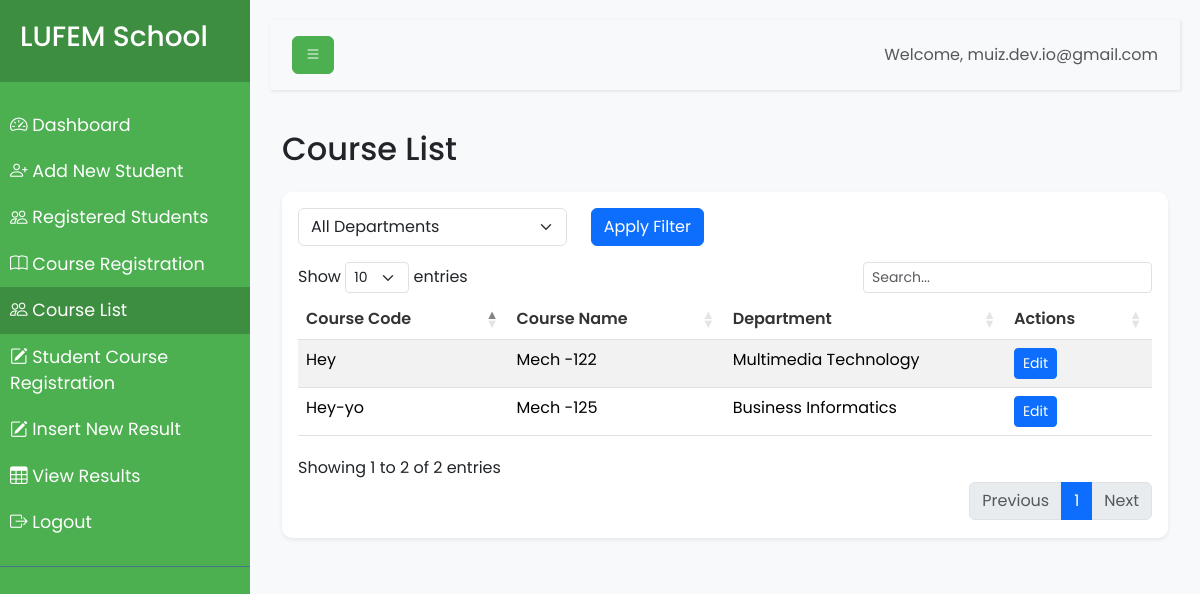
The app's page /dashboard/course_list.php (signed in) with its own data.
### tables this page shows
CREATE TABLE `Courses` (
  `course_id` int(11) NOT NULL,
  `course_code` varchar(20) NOT NULL,
  `course_name` varchar(100) NOT NULL,
  `department_id` int(11) NOT NULL
);

CREATE TABLE `Departments` (
  `department_id` int(11) NOT NULL,
  `department_name` varchar(100) NOT NULL
);

### dashboard/course_list.php (the view, shortened to what this page needs)
<?php
require_once '../db.php';
$query = "SELECT c.course_id, c.course_code, c.course_name, d.department_name
          FROM Courses c
          JOIN Departments d ON c.department_id = d.department_id";
$query .= " ORDER BY c.course_code";
$stmt = $conn->prepare($query);
$stmt->execute();
$result = $stmt->get_result();
$courses = $result->fetch_all(MYSQLI_ASSOC);
?>
<!DOCTYPE html>
<html lang="en">
<head>
    <link href="https://cdn.jsdelivr.net/npm/bootstrap@5.3.3/dist/css/bootstrap.min.css" rel="stylesheet">
    <link href="https://cdn.jsdelivr.net/npm/bootstrap-icons@1.7.2/font/bootstrap-icons.css" rel="stylesheet">
    <link href="https://cdn.datatables.net/1.11.5/css/dataTables.bootstrap5.min.css" rel="stylesheet">
    <link rel="stylesheet" href="../css/dashboard.css">
</head>
<body>
    <div class="wrapper">
        <?php include 'sidebar.php'; ?>
        <div id="content">
            <?php include 'navbar.php'; ?>
            <div class="container-fluid mt-4">
                <h2 class="mb-4">Course List</h2>
                <div class="card shadow-sm">
                    <div class="card-body">
                        <form id="filterForm" class="row mb-3">
                            <div class="col-md-4">
                                <select name="department" id="filterDepartment" class="form-select">
                                    <option value="">All Departments</option>
                                </select>
                            </div>
                            <div class="col-md-2">
                                <button type="submit" class="btn btn-primary">Apply Filter</button>
                            </div>
                        </form>
                        <div class="table-responsive">
                            <table id="coursesTable" class="table table-striped table-hover">
                                <thead>
                                    <tr>
                                        <th>Course Code</th>
                                        <th>Course Name</th>
                                        <th>Department</th>
                                        <th>Actions</th>
                                    </tr>
                                </thead>
                                <tbody>
                                    <?php foreach ($courses as $course): ?>
                                    <tr>
                                        <td><?php echo htmlspecialchars($course['course_code']); ?></td>
                                        <td><?php echo htmlspecialchars($course['course_name']); ?></td>
                                        <td><?php echo htmlspecialchars($course['department_name']); ?></td>
                                        <td>
                                            <button class="btn btn-sm btn-primary edit-course" data-id="<?php echo $course['course_id']; ?>">Edit</button>
                                        </td>
                                    </tr>
                                    <?php endforeach; ?>
                                </tbody>
                            </table>
                        </div>
                    </div>
                </div>
            </div>
        </div>
    </div>
</body>
</html>

### css/dashboard.css (style rules this page uses)
body { font-family: 'Poppins', sans-serif; background-color: #f8f9fa; }
.wrapper { display: flex; width: 100%; align-items: stretch; }
#content { width: 100%; padding: 20px; min-height: 100vh; transition: all 0.3s; }
.card { border: none; border-radius: 10px; box-shadow: 0 2px 4px rgba(0,0,0,0.1); margin-bottom: 20px; }
.table th { font-weight: 600; color: #333; }

### records on screen
courses: course_code "Hey", course_name "Mech -122", department.department_name "Multimedia Technology"
courses: course_code "Hey-yo", course_name "Mech -125", department.department_name "Business Informatics"

### other values on screen
$_SESSION['admin_username'] "muiz.dev.io@gmail.com"
